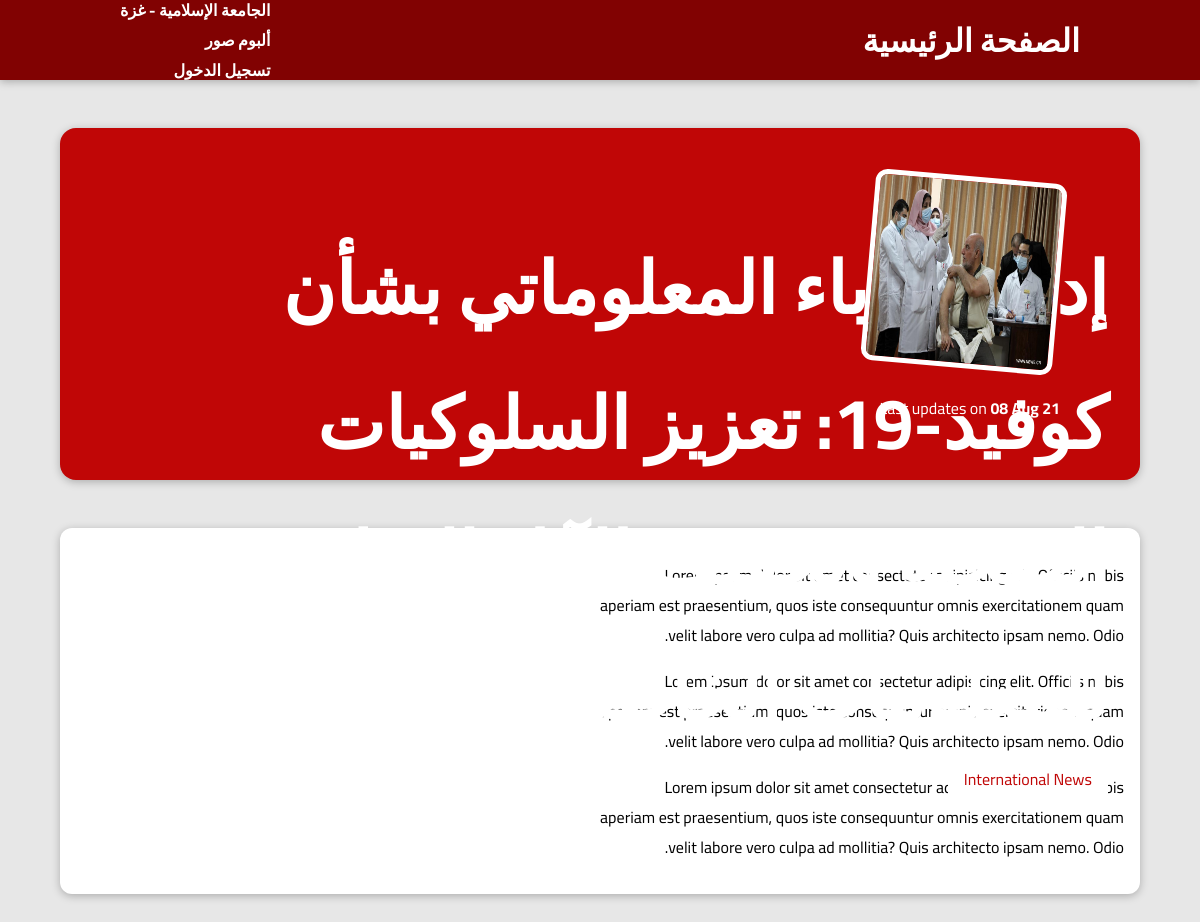
The page /news/bitcoin on the database its author committed.
### news/models.py (models this page shows, shortened)
class Post(models.Model):
    title = models.CharField(max_length=150)
    excerpt = models.CharField(max_length=200)
    image_name = models.ImageField(upload_to="posts",null=True)
    date = models.DateField(auto_now=True)
    slug = models.SlugField(unique=True, db_index=True)
    content = models.TextField(validators=[MinLengthValidator])
    author = models.ForeignKey(Author, on_delete=models.SET_NULL, null=True ,related_name="posts")
    tags = models.ManyToManyField(Tag)

class Tag(models.Model):
    caption = models.CharField(max_length=50)

### news/views.py (the view)
# urls.py: path("news/<slug:slug>", views.SingleNewView.as_view(), name="news-detail-page")
class SingleNewView(DetailView):
    template_name = "news/post-detail.html"
    model = Post
    def get_context_data(self, **kwargs):
        context = super().get_context_data(**kwargs)
        context["post_tags"] = self.object.tags.all()
        return context

### news/templates/news/post-detail.html (shortened to what this page needs)
{% extends 'base.html' %}
{% load static %}
{% block css_files %}
<link rel="stylesheet" href="{% static "news/post-detail.css" %}">
{% endblock %}
{%block content%}
    <section id="summary">
        <h2>{{post.title}}</h2>
        <div>
            {%for tag in post_tags%}
                <span class="tag">{{tag.caption}}</span>
            {%endfor%}
        </div>
        <article>
            <img src="{{post.image_name.url}}" alt="Post Title">
            <div>
                Last updates on <time>{{post.date|date:"d M y"}}</time>
            </div>
        </article>
    </section>
    <main>
        {{post.content|linebreaks}}
    </main>
{%endblock%}

### static/app.css (style rules this page uses)
* { box-sizing: border-box; direction: rtl; font-family: Cairo !important; }
html { font-family: 'Open Sans', 'Lato', sans-serif; }
body { margin: 0; }
h1, h2, h3 { font-family: 'Lato', sans-serif; font-weight: bold; }

### static/news/post-detail.css (style rules this page uses)
body { background-color: #e7e7e7; }
#summary { margin: 8rem auto 3rem auto; padding: 2rem; width: 90%; max-width: 90rem; border-radius: 16px; background-color: #c00606; position: relative; box-shadow: 0 2px 8px rgba(0, 0, 0, 0.25); height: 22rem; }
#summary h2 { color: white; font-size: 4.5rem; margin-bottom: 0.25rem; }
#summary span { background-color: white; color: #c00606; padding: 0.5rem 1rem; border-radius: 6px; }
#summary article { position: absolute; top: 2rem; right: 3rem; padding: 1rem 2rem; border-radius: 12px; text-align: right; color: white; }
#summary article img { width: 12rem; height: 12rem; border-radius: 12px; transform: rotateZ(5deg); border: 5px solid white; margin-bottom: 1rem; }
#summary time { font-weight: bold; }
main { width: 90%; max-width: 90rem; margin: 3rem auto; background-color: white; padding: 1rem; border-radius: 12px; box-shadow: 0 2px 8px rgba(0, 0, 0, 0.25); }

### rows shown on the page
Post: title "إدارة الوباء المعلوماتي بشأن كوفيد-19: تعزيز السلوكيات الصحية وتخفيف الآثار الضارة للمعلومات الخاطئة والمضللة", image_name (picture), date "08 Aug 21", content "Lorem ipsum dolor sit amet consectetur adipisicing elit. Officiis nobis aperiam est praesentium, quos iste consequuntur omnis exercitationem quam velit labore vero culpa ad mollitia? Quis architecto ipsam nemo. Odio. Lorem ipsum dolor sit amet consectetur adipisicing elit. Officiis nobis aperiam est praesentium, quos iste consequuntur omnis exercitationem quam velit labore vero culpa ad mollitia? Quis architecto ipsam nemo. Odio. Lorem ipsum dolor sit amet consectetur adipisicing elit. Officiis nobis aperiam est praesentium, quos iste consequuntur omnis exercitationem quam velit labore vero culpa ad mollitia? Quis architecto ipsam nemo. Odio."
Tag: caption "International News"
